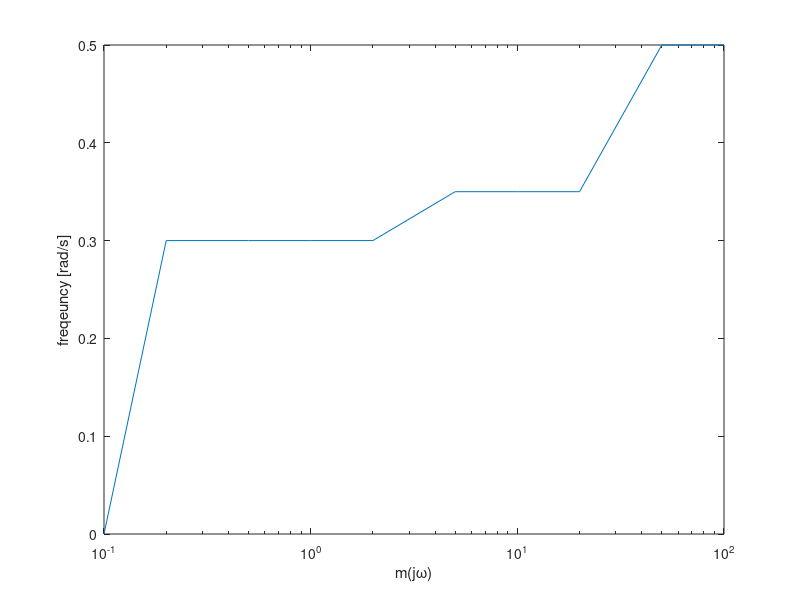

MATLAB code to generate this figure: (Note: this script raises an error after producing the figure.)
%% Example:Plant with unstructured uncertainty
%
%%
% The plant is given as 
%
% $$ P(s) = \frac{s+a}{1 + s \zeta / \omega_n + s^2 / \omega_n^2} $$
%  
% with uncertain paraetmers given as 
% 
% $$ k \in [2,5],~ a \in [1,3],~ \zeta \in [0.1,0.6],~ \omega_n \in [4,8]$$
% 
% and with unstructured uncertainty given as 
w = [0.1 0.2 0.5 1 2 5 10 20 50 100];
m = [0 0.3 0.3 0.3 0.3 0.35 0.35 0.35 0.5 0.5];
semilogx(w,m); xlabel('m(j\omega)'); ylabel('freqeuncy [rad/s]')
%%
% Define uncertain parameters:
k=qpar('k',2,2,5,8);
a=qpar('a',3,1,3,8);
z=qpar('z',0.6,0.1,0.6,8);
wn=qpar('wn',4,4,8,8);

%%
% Construct the numerator and denomerator and plant
num = [k*wn*wn k*wn*wn*a];
den = [1 2*z*wn wn*wn];
P = qplant(num,den)

%%
% compute the nominal and template by e.g. recurcive grid ans show the
% results
P.ctpl('recgrid',w);
P.cnom(logspace(-2,3,200));  
P.showtpl
%%
% Add the unstructored uncertainty unsing the command aunstruc - a shortcut
% for add unstructored uncertainty
P.aunstruc(w,m)

%%
% Now compute the templates again 
P.ctpl('recgrid',w);
P.showtpl
